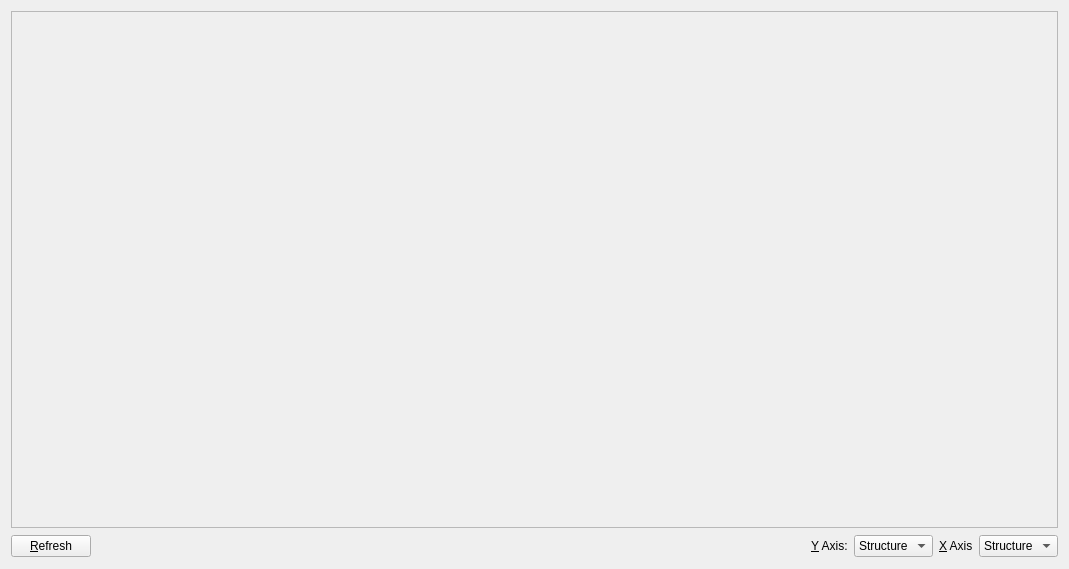
<?xml version="1.0" encoding="UTF-8"?>
<ui version="4.0">
 <class>Tab_Plot</class>
 <widget class="QWidget" name="Tab_Plot">
  <property name="geometry">
   <rect>
    <x>0</x>
    <y>0</y>
    <width>1069</width>
    <height>569</height>
   </rect>
  </property>
  <property name="windowTitle">
   <string>Form</string>
  </property>
  <layout class="QGridLayout" name="gridLayout">
   <item row="0" column="0" colspan="6">
    <widget class="Avogadro::PlotWidget" name="plot_plot">
     <property name="frameShape">
      <enum>QFrame::StyledPanel</enum>
     </property>
     <property name="frameShadow">
      <enum>QFrame::Raised</enum>
     </property>
    </widget>
   </item>
   <item row="1" column="0">
    <widget class="QPushButton" name="push_refresh">
     <property name="text">
      <string>&amp;Refresh</string>
     </property>
    </widget>
   </item>
   <item row="1" column="1">
    <spacer name="horizontalSpacer_3">
     <property name="orientation">
      <enum>Qt::Horizontal</enum>
     </property>
     <property name="sizeHint" stdset="0">
      <size>
       <width>650</width>
       <height>24</height>
      </size>
     </property>
    </spacer>
   </item>
   <item row="1" column="2">
    <widget class="QLabel" name="label_34">
     <property name="text">
      <string>&amp;Y Axis:</string>
     </property>
     <property name="buddy">
      <cstring>combo_yAxis</cstring>
     </property>
    </widget>
   </item>
   <item row="1" column="3">
    <widget class="QComboBox" name="combo_yAxis">
     <item>
      <property name="text">
       <string>Structure</string>
      </property>
     </item>
     <item>
      <property name="text">
       <string>Energy</string>
      </property>
     </item>
    </widget>
   </item>
   <item row="1" column="4">
    <widget class="QLabel" name="label_23">
     <property name="text">
      <string>&amp;X Axis</string>
     </property>
     <property name="buddy">
      <cstring>combo_xAxis</cstring>
     </property>
    </widget>
   </item>
   <item row="1" column="5">
    <widget class="QComboBox" name="combo_xAxis">
     <item>
      <property name="text">
       <string>Structure</string>
      </property>
     </item>
     <item>
      <property name="text">
       <string>Energy</string>
      </property>
     </item>
    </widget>
   </item>
  </layout>
 </widget>
 <customwidgets>
  <customwidget>
   <class>Avogadro::PlotWidget</class>
   <extends>QFrame</extends>
   <header location="global">avogadro/plotwidget.h</header>
   <container>1</container>
  </customwidget>
 </customwidgets>
 <tabstops>
  <tabstop>push_refresh</tabstop>
  <tabstop>combo_yAxis</tabstop>
  <tabstop>combo_xAxis</tabstop>
 </tabstops>
 <resources/>
 <connections/>
</ui>
